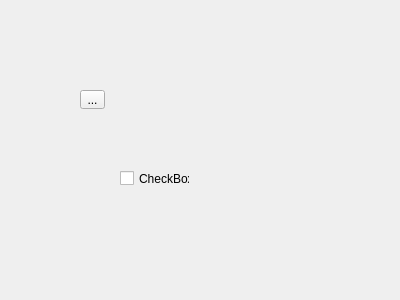
<?xml version="1.0" encoding="UTF-8"?>
<ui version="4.0">
 <class>Form</class>
 <widget class="QWidget" name="Form">
  <property name="geometry">
   <rect>
    <x>0</x>
    <y>0</y>
    <width>400</width>
    <height>300</height>
   </rect>
  </property>
  <property name="windowTitle">
   <string>Form</string>
  </property>
  <widget class="QToolButton" name="toolButton">
   <property name="geometry">
    <rect>
     <x>80</x>
     <y>90</y>
     <width>25</width>
     <height>19</height>
    </rect>
   </property>
   <property name="text">
    <string>...</string>
   </property>
  </widget>
  <widget class="QCheckBox" name="checkBox">
   <property name="geometry">
    <rect>
     <x>120</x>
     <y>170</y>
     <width>70</width>
     <height>17</height>
    </rect>
   </property>
   <property name="text">
    <string>CheckBox</string>
   </property>
  </widget>
 </widget>
 <resources/>
 <connections/>
</ui>
